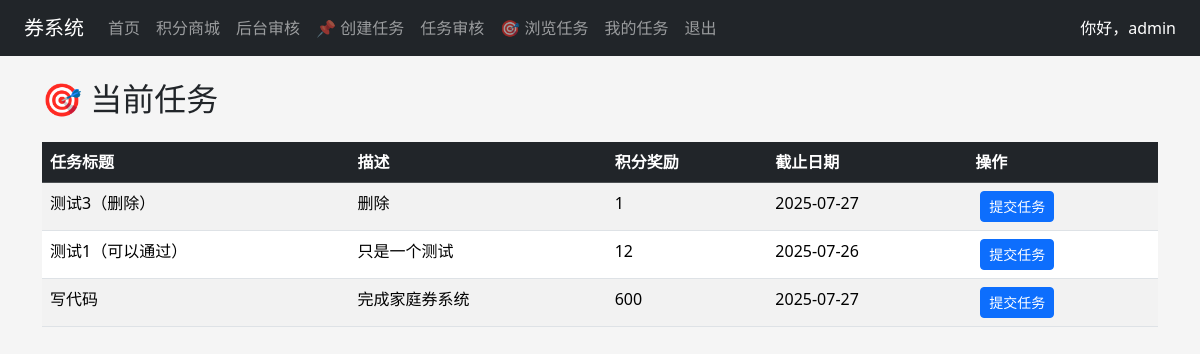
The page /tasks (signed in) on the database its author committed.
### tables this page shows
CREATE TABLE tasks (
            id INTEGER PRIMARY KEY AUTOINCREMENT,
            title TEXT NOT NULL,
            description TEXT,
            reward_points INTEGER,
            deadline TEXT
        );

### app.py (the view)
@app.route('/tasks')
def browse_tasks():
    if 'username' not in session:
        return redirect('/login')
    conn = sqlite3.connect('data.db')
    c = conn.cursor()
    c.execute('SELECT id, title, description, reward_points, deadline FROM tasks ORDER BY id DESC')
    tasks = c.fetchall()
    conn.close()
    return render_template('task.html', tasks=tasks)

### templates/task.html
{% extends "layout.html" %}
{% block content %}
<h2>🎯 当前任务</h2>
<table class="table table-striped mt-4">
  <thead class="table-dark">
    <tr>
      <th>任务标题</th>
      <th>描述</th>
      <th>积分奖励</th>
      <th>截止日期</th>
      <th>操作</th>
    </tr>
  </thead>
  <tbody>
    {% for task in tasks %}
      <tr>
        <td>{{ task[1] }}</td>
        <td>{{ task[2] }}</td>
        <td>{{ task[3] }}</td>
        <td>{{ task[4] }}</td>
        <td>
          <form action="/submit_task/{{ task[0] }}" method="GET">
            <button class="btn btn-primary btn-sm">提交任务</button>
          </form>
        </td>
      </tr>
    {% else %}
      <tr><td colspan="5">暂无任务</td></tr>
    {% endfor %}
  </tbody>
</table>
{% endblock %}

### templates/layout.html (shortened to what this page needs)
<!doctype html>
<html lang="zh">
<head>
  <link href="https://cdn.jsdelivr.net/npm/bootstrap@5.3.3/dist/css/bootstrap.min.css" rel="stylesheet">
  <link rel="stylesheet" href="{{ url_for('static', filename='css/shop.css') }}">
</head>
<body>
  <nav class="navbar navbar-expand-lg navbar-dark bg-dark px-4">
    <a class="navbar-brand" href="/">券系统</a>
    <div class="collapse navbar-collapse" id="navbarNav">
      <ul class="navbar-nav me-auto">
        {% if session.get('username') %}
          <li class="nav-item"><a class="nav-link" href="/">首页</a></li>
          <li class="nav-item"><a class="nav-link" href="/shop">积分商城</a></li>
          {% if session.get('username') == 'admin' %}
            <li class="nav-item"><a class="nav-link" href="/admin">后台审核</a></li>
            <li class="nav-item"><a class="nav-link" href="/admin/create_task">📌 创建任务</a></li>
            <li class="nav-item"><a class="nav-link" href="/task_review">任务审核</a></li>
          {% endif %}
          <li class="nav-item"><a class="nav-link" href="/tasks">🎯 浏览任务</a></li>
          <li class="nav-item"><a class="nav-link" href="/my_submissions">我的任务</a></li>
          <li class="nav-item"><a class="nav-link" href="/logout">退出</a></li>
        {% else %}
          <li class="nav-item"><a class="nav-link" href="/login">登录</a></li>
          <li class="nav-item"><a class="nav-link" href="/register">注册</a></li>
        {% endif %}
      </ul>
      {% if session.get('username') %}
        <span class="navbar-text text-white">你好，{{ session['username'] }}</span>
      {% endif %}
    </div>
  </nav>
  <div class="container mt-4">
    {% block content %}{% endblock %}
  </div>
</body>
</html>

### static/css/shop.css (style rules this page uses)
body { background-color: #f5f5f5; }
.btn-sm { margin-left: 5px; }

### rows shown on the page
tasks: title "测试3（删除）", description "删除", reward_points "1", deadline "2025-07-27"
tasks: title "测试1（可以通过）", description "只是一个测试", reward_points "12", deadline "2025-07-26"
tasks: title "写代码", description "完成家庭券系统", reward_points "600", deadline "2025-07-27"

### other values the page prints
{{ session['username'] }} "admin"
